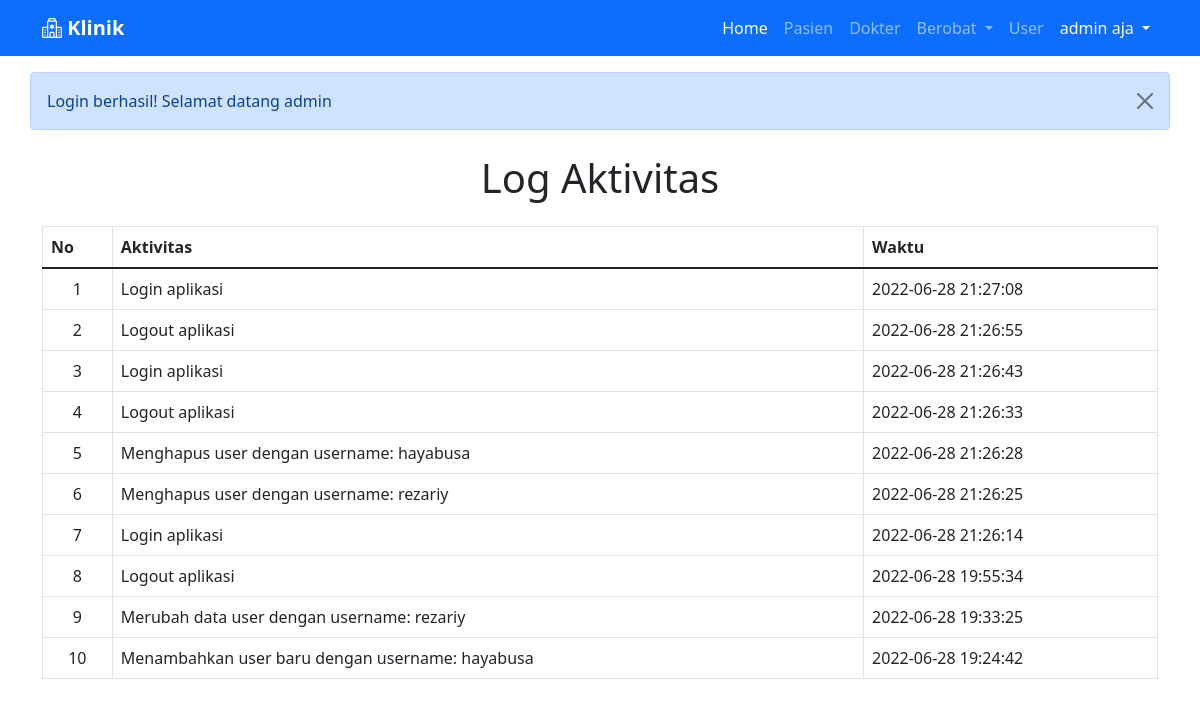
The app's page /aktivitas.php (signed in), older data.
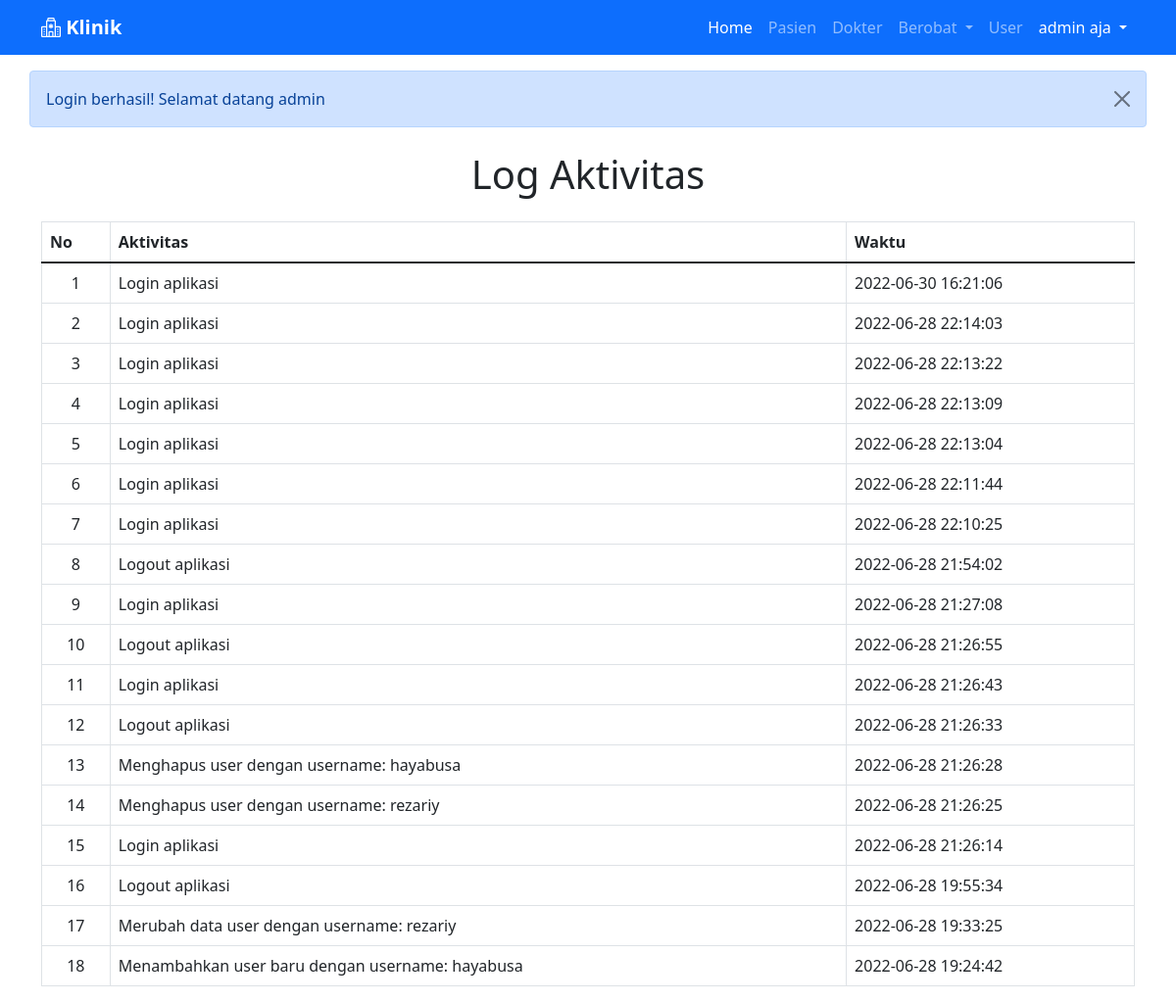
The same page, newer data.
### tables this page shows
CREATE TABLE `log_user` (
  `id_log` int(11) NOT NULL,
  `action_by` varchar(50) NOT NULL,
  `aktivitas` text NOT NULL,
  `waktu` datetime NOT NULL
);

### aktivitas.php (the view)
<?php include "layout/_header.php" ?>
<div class="container">
    <h1 class="text-center my-4">Log Aktivitas</h1>
    <div class="table-responsive">
        <table class="table table-bordered table-hover nowrap" id="example">
            <thead>
                <tr>
                    <th>No</th>
                    <th>Aktivitas</th>
                    <th>Waktu</th>
                </tr>
            </thead>
            <tbody>
                <?php
                $no = 1;
                $username = $_SESSION['userdata']['username'];
                $sql = "SELECT * FROM log_user WHERE action_by = '$username' ";
                $sql .= "ORDER BY waktu DESC";
                $query = mysqli_query($koneksi, $sql);
                while ($log = mysqli_fetch_array($query)) {
                ?>
                    <tr>
                        <td class="text-center"><?= $no++ ?></td>
                        <td><?= $log['aktivitas'] ?></td>
                        <td><?= $log['waktu'] ?></td>
                    </tr>
                <?php } ?>
            </tbody>
        </table>
    </div>
</div>
<?php include "layout/_footer.php" ?>

Row changes from the older to the newer data that the page shows:
added log_user: aktivitas "Login aplikasi", waktu "2022-06-30 16:21:06"
added log_user: aktivitas "Login aplikasi", waktu "2022-06-28 22:14:03"
added log_user: aktivitas "Login aplikasi", waktu "2022-06-28 22:13:22"
added log_user: aktivitas "Login aplikasi", waktu "2022-06-28 22:13:09"
added log_user: aktivitas "Login aplikasi", waktu "2022-06-28 22:13:04"
added log_user: aktivitas "Login aplikasi", waktu "2022-06-28 22:11:44"
added log_user: aktivitas "Login aplikasi", waktu "2022-06-28 22:10:25"
added log_user: aktivitas "Logout aplikasi", waktu "2022-06-28 21:54:02"
